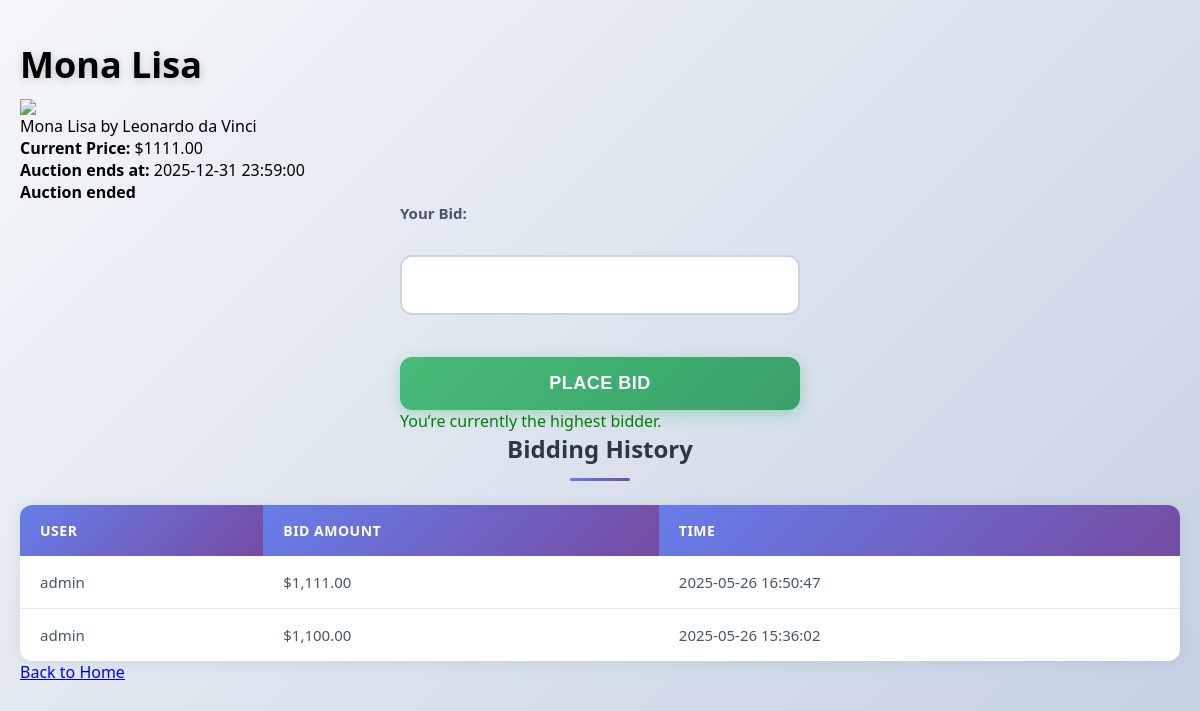
/bid.php?item_id=2 (signed in), run on the app's committed database.
### tables this page shows
CREATE TABLE `items` (
  `id` int(11) NOT NULL,
  `user_id` int(11) NOT NULL,
  `title` varchar(255) NOT NULL,
  `description` text DEFAULT NULL,
  `image_url` text DEFAULT NULL,
  `starting_price` decimal(10,2) NOT NULL,
  `current_price` decimal(10,2) NOT NULL,
  `end_time` datetime DEFAULT NULL,
  `created_at` timestamp NOT NULL DEFAULT current_timestamp()
);

CREATE TABLE `bids` (
  `id` int(11) NOT NULL,
  `item_id` int(11) NOT NULL,
  `user_id` int(11) NOT NULL,
  `bid_amount` decimal(10,2) NOT NULL,
  `bid_time` timestamp NOT NULL DEFAULT current_timestamp()
);

CREATE TABLE `users` (
  `user_id` int(11) NOT NULL,
  `user_name` varchar(100) NOT NULL,
  `email` varchar(100) NOT NULL,
  `password` varchar(255) NOT NULL,
  `email_verified` tinyint(1) NOT NULL DEFAULT 0,
  `verification_token` varchar(64) DEFAULT NULL,
  `token_created_at` datetime DEFAULT NULL,
  `created_at` datetime DEFAULT current_timestamp()
);

### includes/config.php (called while the page is built, shortened)
<?php
function appBasePath() {
    static $base_path = null;
    if ($base_path !== null) {
        return $base_path;
    }
    $configured_path = getenv('APP_BASE_PATH');
    $script_name = $_SERVER['SCRIPT_NAME'] ?? '';
    $script_dir = str_replace('\\', '/', dirname($script_name));
    $base_path = ($script_dir === '/' || $script_dir === '.') ? '' : rtrim($script_dir, '/');
    return $base_path;
}
function appUrl($path = '') {
    $path = ltrim($path, '/');
    $base_path = appBasePath();
    return $base_path === '' ? '/' . $path : $base_path . '/' . $path;
}

### public/bid.php (the view, shortened to what this page needs)
<?php
require_once __DIR__ . '/../includes/db.php';
$item_id = $_GET['item_id'];
$sql = "SELECT * FROM items WHERE id = ?";
$stmt = mysqli_prepare($conn, $sql);
mysqli_stmt_bind_param($stmt, "i", $item_id);
mysqli_stmt_execute($stmt);
$result = mysqli_stmt_get_result($stmt);
$item = mysqli_fetch_assoc($result);
$auction_has_ended = strtotime($item['end_time']) <= time();
$next_min_bid = number_format(((float) $item['current_price']) + 0.01, 2, '.', '');
?>
<!DOCTYPE html>
<html lang="en">
<head>
    <link rel="stylesheet" href="<?php echo appUrl('css/bid_style.css'); ?>">
</head>
<body>
<h1><?php echo htmlspecialchars($item['title']); ?></h1>
<p><img src="<?php echo htmlspecialchars($item['image_url']); ?>" width="300"></p>
<p><?php echo htmlspecialchars($item['description']); ?></p>
<p><strong>Current Price:</strong> $<?php echo $item['current_price']; ?></p>
<p><strong>Auction ends at:</strong> <?php echo $item['end_time']; ?></p>
<p id="countdown" style="font-weight: bold;"></p>
<form method="post">
    <label>Your Bid:</label><br>
    <input type="number" name="bid_amount" step="0.01" min="<?php echo htmlspecialchars($next_min_bid); ?>" required <?php echo $auction_has_ended ? 'disabled' : ''; ?>><br><br>
    <button type="submit" <?php echo $auction_has_ended ? 'disabled' : ''; ?>>Place Bid</button>
    <?php require __DIR__ . '/../features/winning_status.php'; ?>
</form>
<?php require __DIR__ . '/../features/bidding_history.php'; ?>
<p><a href="<?php echo appUrl('index.php'); ?>">Back to Home</a></p>
</body>
</html>

### features/bidding_history.php
<?php
$history_sql = "
  SELECT b.bid_amount, b.bid_time, u.user_name
    FROM bids AS b
    JOIN users AS u ON b.user_id = u.user_id
   WHERE b.item_id = ?
ORDER BY b.bid_time DESC
";
$history_stmt = mysqli_prepare($conn, $history_sql);
mysqli_stmt_bind_param($history_stmt, "i", $item_id);
mysqli_stmt_execute($history_stmt);
$history_result = mysqli_stmt_get_result($history_stmt);
echo "<h3>Bidding History</h3>";
if (mysqli_num_rows($history_result) > 0) {
    echo "<table> <tr>
            <th>User</th><th>Bid Amount</th><th>Time</th>
          </tr>";
    while ($row = mysqli_fetch_assoc($history_result)) {
        echo "<tr>
                <td>" . htmlspecialchars($row['user_name']) . "</td>
                <td>$" . number_format($row['bid_amount'], 2) . "</td>
                <td>" . htmlspecialchars($row['bid_time']) . "</td>
              </tr>";
    }
    echo "</table>";
} else {
    echo "<p>No bids yet.</p>";
}

### public/css/bid_style.css (style rules this page uses)
* { margin: 0; padding: 0; box-sizing: border-box; }
body { font-family: 'Segoe UI', Tahoma, Geneva, Verdana, sans-serif; background: linear-gradient(135deg, #f5f7fa 0%, #c3cfe2 100%); min-height: 100vh; padding: 40px 20px; }
h1 { font-size: 36px; font-weight: 700; margin-bottom: 10px; text-shadow: 0 2px 10px rgba(0, 0, 0, 0.2); }
img { width: 100%; height: auto; display: block; object-fit: cover; }
form { max-width: 400px; margin: 0 auto; }
label { display: block; color: #4a5568; font-weight: 600; font-size: 15px; margin-bottom: 10px; }
input[type="number"] { width: 100%; padding: 16px 20px; font-size: 18px; font-weight: 600; border: 2px solid #cbd5e0; border-radius: 12px; transition: all 0.3s ease; background-color: white; color: #2d3748; font-family: inherit; }
button[type="submit"] { width: 100%; padding: 16px 24px; margin-top: 20px; background: linear-gradient(135deg, #48bb78 0%, #38a169 100%); color: white; border: none; border-radius: 12px; font-size: 18px; font-weight: 700; cursor: pointer; transition: all 0.3s ease; box-shadow: 0 4px 15px rgba(72, 187, 120, 0.4); text-transform: uppercase; letter-spacing: 0.5px; }
h3 { font-size: 24px; color: #2d3748; margin-bottom: 24px; text-align: center; position: relative; padding-bottom: 16px; }
h3::after { content: ''; position: absolute; bottom: 0; left: 50%; transform: translateX(-50%); width: 60px; height: 3px; background: linear-gradient(135deg, #667eea 0%, #764ba2 100%); border-radius: 2px; }
table { width: 100%; border-collapse: separate; border-spacing: 0; background: white; border-radius: 12px; overflow: hidden; box-shadow: 0 2px 15px rgba(0, 0, 0, 0.08); }
th { background: linear-gradient(135deg, #667eea 0%, #764ba2 100%); color: white; padding: 16px 20px; text-align: left; font-weight: 600; font-size: 14px; text-transform: uppercase; letter-spacing: 0.5px; }
td { padding: 16px 20px; color: #4a5568; font-size: 15px; border-bottom: 1px solid #e2e8f0; }
tr:last-child td { border-bottom: none; }

### data on the page
items: title "Mona Lisa", description "Mona Lisa by Leonardo da Vinci", current_price "1111.00", end_time "2025-12-31 23:59:00"
bids: user.user_name "admin", bid_amount "1,111.00", bid_time "2025-05-26 16:50:47"
bids: user.user_name "admin", bid_amount "1,100.00", bid_time "2025-05-26 15:36:02"
